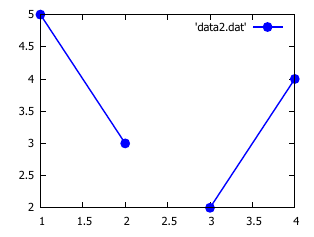

Source code (gnuplot):
# plotdata2.plt
reset
set terminal pdfcairo size 8cm,6cm font 'Helvetica,12'
set output 'plotdata2.pdf'
set style line 1 lt 1 lc 3 lw 2 pt 7 ps 1
plot 'data2.dat' with linespoints ls 1
unset output